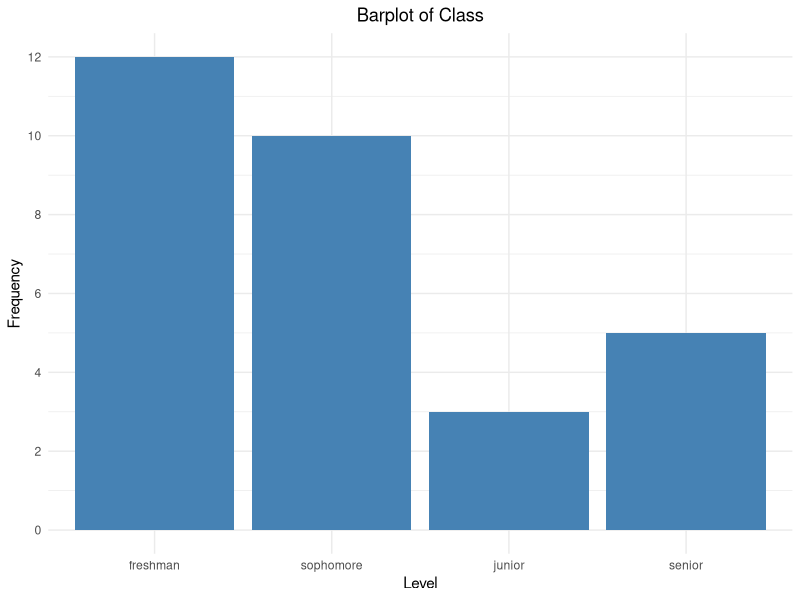
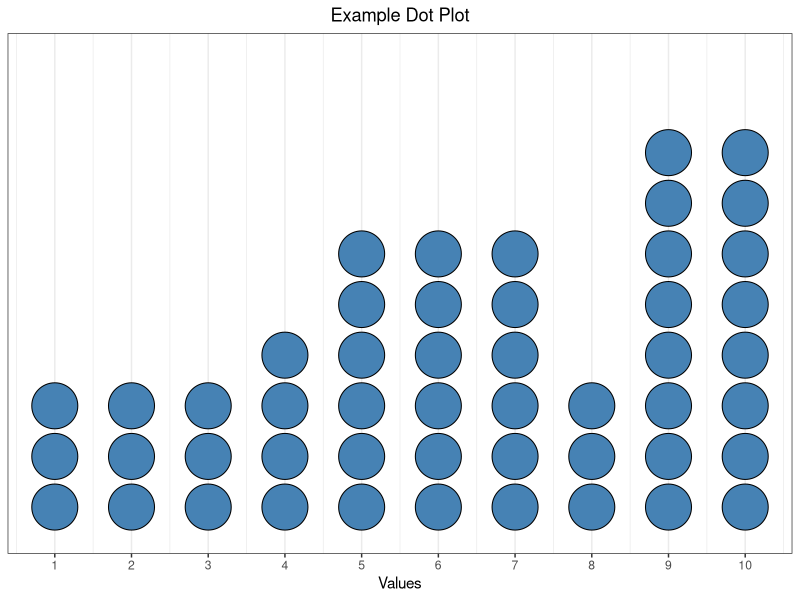
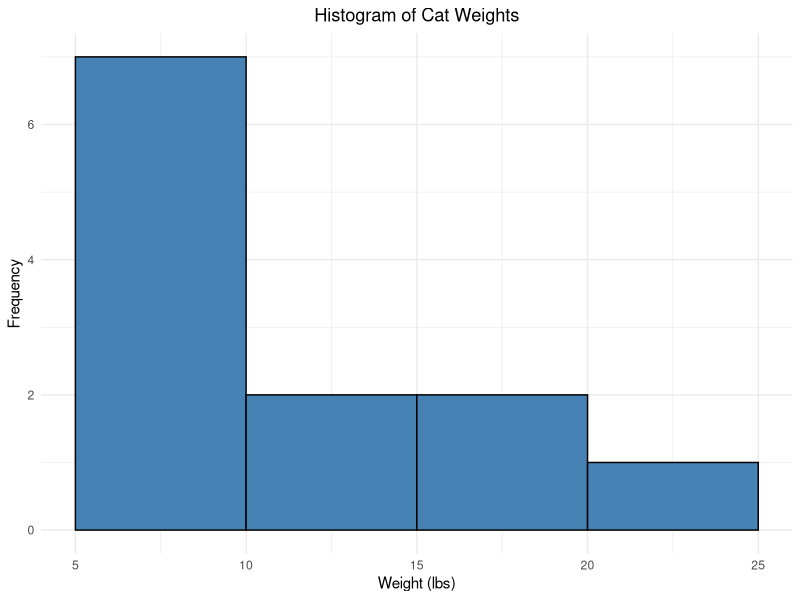
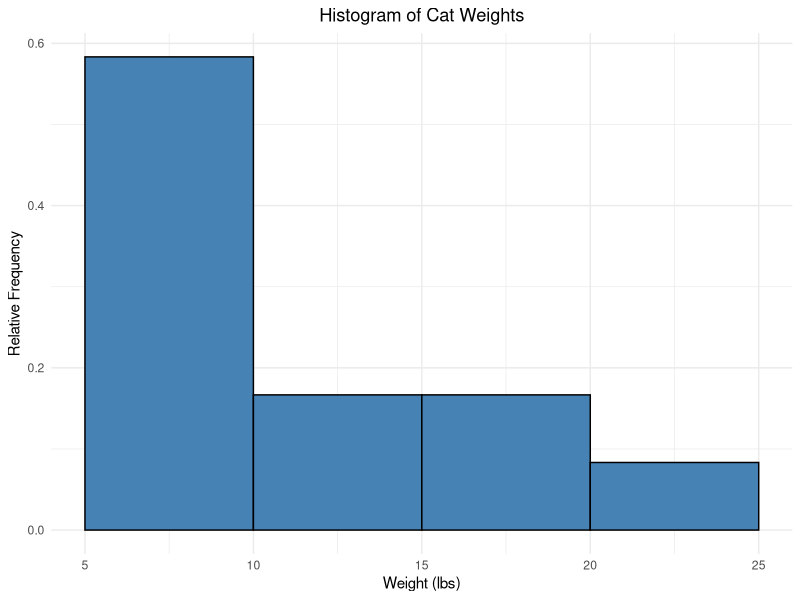
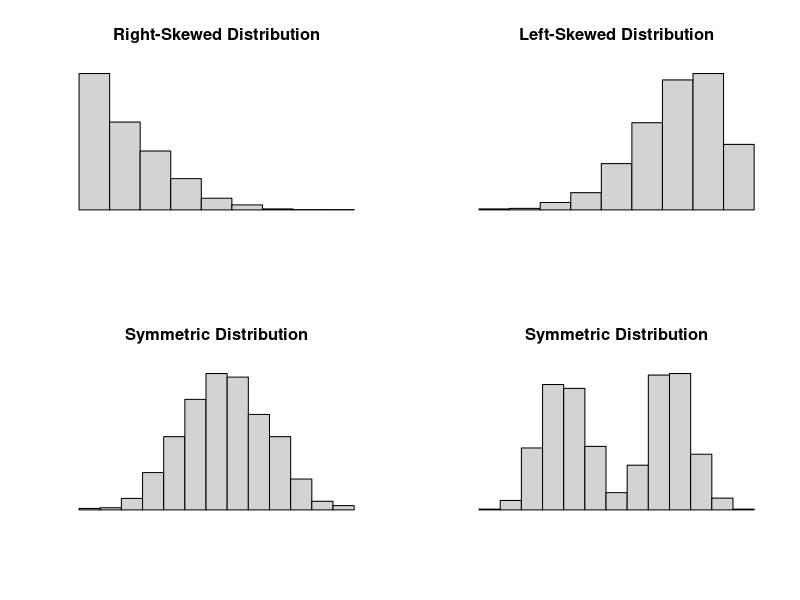
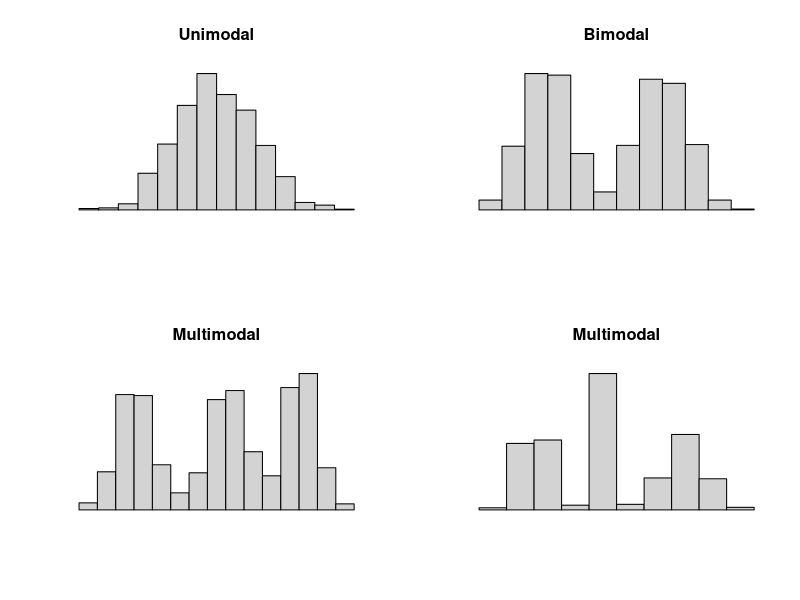
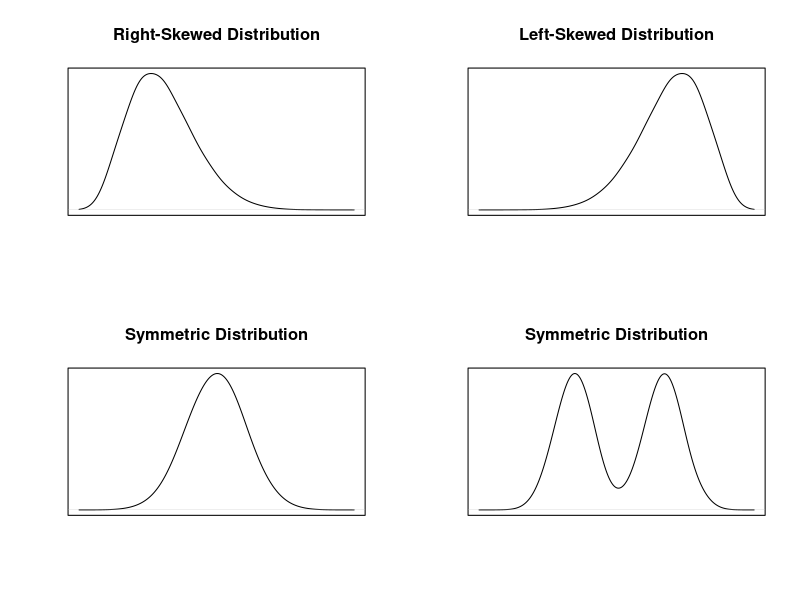
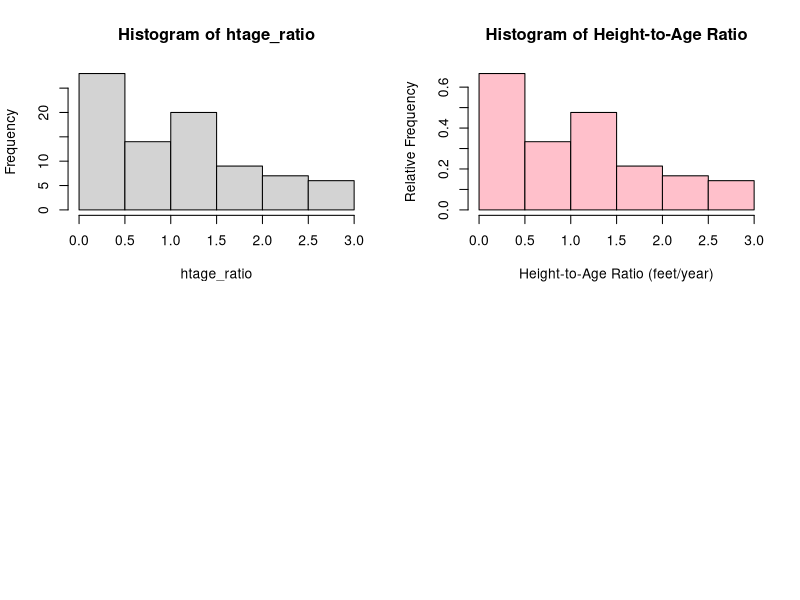

Generate these figures, in order, with R:
## ---- chunk 1
age = c(45, 23, 36, 29)
## ---- chunk 2
age = c(45, 23, 36, 29)
## ---- chunk 3
gender = c("Male", "Female", "Other", "Female")
## ---- chunk 4
sample(1:10, size = 1)
## ---- chunk 5
df <- data.frame(Level=c("freshman","sophomore","junior","senior"),
                Count=c(12, 10, 3, 5))
df$Level <- ordered(df$Level, levels = c("freshman","sophomore","junior","senior"))
library(ggplot2)
library(scales)

ggplot(data=df, aes(x=Level, y=Count)) +
  geom_bar(stat="identity", fill="steelblue") +
  theme_minimal() + 
  ggtitle("Barplot of Class") + 
  scale_y_continuous(name="Frequency", breaks= pretty_breaks()) +
  theme(plot.title = element_text(hjust = 0.5))
## ---- chunk 6
library(ggplot2)
set.seed(0)
dat <- data.frame(x=sample(1:10,50,TRUE))
ggplot(dat, aes(x = x)) +
  geom_dotplot(dotsize = 2, stackratio = 1.1, fill = "steelblue") + 
  scale_x_continuous(breaks = c(1:10)) +
  scale_y_continuous(NULL, breaks=NULL) + 
  labs(title = "Example Dot Plot", x = "Values", y = "") +
  theme_bw()+
  theme(plot.title = element_text(hjust = 0.5))
## ---- chunk 7
wts <- c( 6.2, 11.6, 7.2, 17.1, 15.1, 8.4, 7.7, 13.9, 21.0, 5.5, 9.1, 7.3)
df <- data.frame(wts)
ggplot(data=df, aes(x=wts)) +
  geom_histogram(breaks=c(5,10,15,20,25), color="black", fill = "steelblue") +
  theme_minimal() + 
  ggtitle("Histogram of Cat Weights")+
  scale_y_continuous(name="Frequency") +
  scale_x_continuous(name="Weight (lbs)") +
  theme(plot.title = element_text(hjust = 0.5))
## ---- chunk 8
wts <- c( 6.2, 11.6, 7.2, 17.1, 15.1, 8.4, 7.7, 13.9, 21.0, 5.5, 9.1, 7.3)
df <- data.frame(wts)
ggplot(data=df, aes(x=wts)) +
  geom_histogram(aes(y = after_stat(count / sum(count))), 
                 breaks=c(5,10,15,20,25), color="black", fill = "steelblue") +
  theme_minimal() + 
  ggtitle("Histogram of Cat Weights")+
  scale_y_continuous(name="Relative Frequency") +
  scale_x_continuous(name="Weight (lbs)") +
  theme(plot.title = element_text(hjust = 0.5))
## ---- chunk 9
par(mfrow=c(2,2))
set.seed(0)
x1 <- rpois(1000,2)
hist(x1, main="Right-Skewed Distribution", xlab="", ylab="", xaxt='n', yaxt='n')
x2 <- 8-x1
hist(x2, main="Left-Skewed Distribution", xlab="", ylab="", xaxt='n', yaxt='n')
x3 <- rnorm(1000)
hist(x3, main="Symmetric Distribution", xlab="", ylab="", xaxt='n', yaxt='n')
x4 <- c(rnorm(500), rnorm(500,5))
hist(x4, main="Symmetric Distribution", xlab="", ylab="", xaxt='n', yaxt='n')
## ---- chunk 10
par(mfrow=c(2,2))
set.seed(0)
x3 <- rnorm(1000)
hist(x3, main="Unimodal", xlab="", ylab="", xaxt='n', yaxt='n')
x4 <- c(rnorm(500), rnorm(500,5))
hist(x4, main="Bimodal", xlab="", ylab="", xaxt='n', yaxt='n')
x1 <- c(rnorm(330), rnorm(330,5), rnorm(340,9))
hist(x1, main="Multimodal", xlab="", ylab="", xaxt='n', yaxt='n')
x2 <- c(rnorm(330), rnorm(330,5,0.5), rnorm(340,11,1.5))
hist(x2, main="Multimodal", xlab="", ylab="", xaxt='n', yaxt='n')
## ---- chunk 11
par(mfrow=c(2,2))
set.seed(0)
x1 <- rpois(10000,2)
plot(density(x1, bw=0.6), main="Right-Skewed Distribution", xlab="", ylab="", xaxt='n', yaxt='n')
x2 <- 8-x1
plot(density(x2, bw=0.6), main="Left-Skewed Distribution", xlab="", ylab="", xaxt='n', yaxt='n')
x3 <- rnorm(10000)
plot(density(x3, bw=0.5), main="Symmetric Distribution", xlab="", ylab="", xaxt='n', yaxt='n')
x4 <- c(rnorm(5000), rnorm(5000,5))
plot(density(x4, bw=0.5), main="Symmetric Distribution", xlab="", ylab="", xaxt='n', yaxt='n')
## ---- chunk 12
Loblolly <- data.frame(height = Loblolly$height, age = Loblolly$age)
## ---- chunk 13
head(Loblolly)
## ---- chunk 14
attach(Loblolly)
## ---- chunk 15
htage_ratio = height/age
## ---- chunk 16
hist(htage_ratio)
## ---- chunk 17
hist(htage_ratio, 
     main = "Histogram of Height-to-Age Ratio", 
     xlab = "Height-to-Age Ratio (feet/year)", 
     ylab = "Relative Frequency", 
     freq = FALSE,
     col = 'pink')
## ---- chunk 18
detach(Loblolly)
